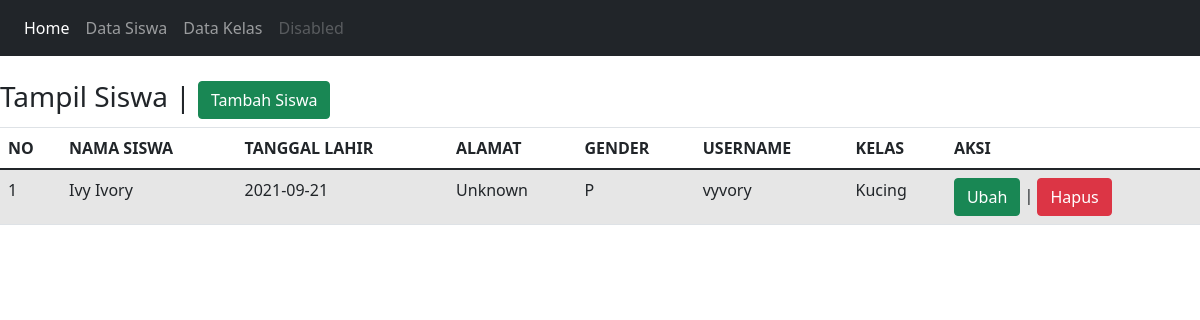
Screenshot of /Perpustakaan/tampil_siswa.php with the database file from the repository.
### tables this page shows
CREATE TABLE `siswa` (
  `id_siswa` int(11) NOT NULL,
  `nama_siswa` varchar(100) NOT NULL,
  `tanggal_lahir` date NOT NULL,
  `gender` enum('L','P') NOT NULL,
  `alamat` text NOT NULL,
  `username` varchar(255) NOT NULL,
  `password` varchar(255) NOT NULL,
  `id_kelas` int(11) NOT NULL
);

CREATE TABLE `kelas` (
  `id_kelas` int(11) NOT NULL,
  `nama_kelas` varchar(255) NOT NULL,
  `kelompok` varchar(255) NOT NULL
);

### Perpustakaan/tampil_siswa.php (the view, shortened to what this page needs)
<!DOCTYPE html>
<html lang="en">
<head>
  <link rel="stylesheet" href="https://maxcdn.bootstrapcdn.com/bootstrap/4.5.2/css/bootstrap.min.css">
        <link href="https://cdn.jsdelivr.net/npm/bootstrap@5.0.1/dist/css/bootstrap.min.css"
        rel="stylesheet"
>
    </head>
    <body>
    <nav class="navbar navbar-expand-sm bg-dark navbar-dark">
  <ul class="navbar-nav">
    <li class="nav-item active">
      <a class="nav-link" href="index.php">Home</a>
    </li>
    <li class="nav-item">
      <a class="nav-link" href="tampil_siswa.php">Data Siswa</a>
    </li>
    <li class="nav-item">
      <a class="nav-link" href="tampil_kelas.php">Data Kelas</a>
    </li>
    <li class="nav-item">
      <a class="nav-link disabled" href="#">Disabled</a>
    </li>
  </ul>
</nav>
    <br><h3>Tampil Siswa | <a href="tambah_siswa.php" class="btn btn-success">Tambah Siswa</a></h3>
        <table class = "table table-hover table-striped">
            <thead>
                <tr>
                    <th>NO</th><th>NAMA SISWA</th><th>TANGGAL LAHIR</th>
                    <th>ALAMAT</th><th>GENDER</th>
                    <th>USERNAME</th><th>KELAS</th><th>AKSI</th>
                </tr>
            </thead>
            <tbody>
                <?php
                include "koneksi.php";
                $qry_siswa = mysqli_query($conn, "select * from siswa join kelas on kelas.id_kelas = siswa.id_kelas");
                $no = 0;
                while ($data_siswa = mysqli_fetch_array ($qry_siswa)){
                    $no++; ?>
                    <tr>
                        <td><?=$no?></td><td><?= $data_siswa ['nama_siswa']?></td>
                        <td><?=$data_siswa['tanggal_lahir']?></td>
                        <td><?=$data_siswa['alamat']?></td>
                        <td><?=$data_siswa['gender']?></td>
                        <td><?=$data_siswa['username']?></td>
                        <td><?=$data_siswa['nama_kelas']?></td>
                        <td><a href="ubah_siswa.php?id_siswa=<?=$data_siswa['id_siswa']?>"
                        class="btn btn-success">Ubah</a> | <a href="proses_hapus_siswa.php?id_siswa=<?=$data_siswa['id_siswa']?>"
                        onclick="return confirm('Apakah anda yakin menghapus data ini?')"
                        class="btn btn-danger">Hapus</a></td>
                    </tr>
                    <?php
                }
                ?>
            </tbody>
        </table>
    </body>
</html>

### rows the page displays
siswa: nama_siswa "Ivy Ivory", tanggal_lahir "2021-09-21", alamat "Unknown", gender "P", username "vyvory", id_kelas.nama_kelas "Kucing"
